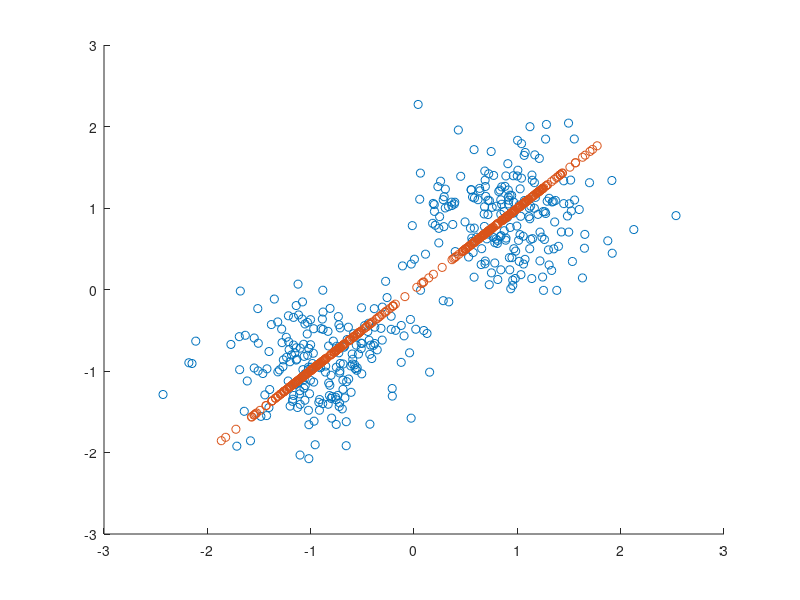

This figure's MATLAB source:
% PCA Demo
% Andreas Krause (ETHZ)

clear;
n = 400;
data = 1;

if data == 1
    use_std=[.5 .5];
%    use_std=[10 .1]; % might try this instead
    npc = n/2;

    X = [randn(npc,2)*diag(use_std)+ones(npc,2); randn(npc,2)*diag(use_std)-ones(npc,2)];
    X = X/std(X(:));
elseif data == 2
    use_std=.1;
    npc = n/2;
    X(1:npc,:)=randn(npc,2);
    X(1:npc,:)=X(1:npc,:)./(sqrt(sum(X(1:npc,:).^2,2))*ones(1,2));
    X(1:npc,:)=X(1:npc,:)+randn(npc,2)*use_std;
    Y(1:npc)=1;
    X((npc+1):n,:)=randn(npc,2)*use_std;
end


%let's center the data:
X = X-ones(n,1)*mean(X);

% %now do PCA
[U,S,V]=svd(X); %obtain singular value decomposition
% S is an nxn matrix of singular values; 
% since X is two-dimensional, all but the top two singular values are 0
S(2,2)=0; %zero-out the second (smaller) non-zero singular value
Xp = U*S*V'; %reconstruct X
                  
scatter(X(:,1),X(:,2)); hold on
scatter(Xp(:,1),Xp(:,2)); hold off
